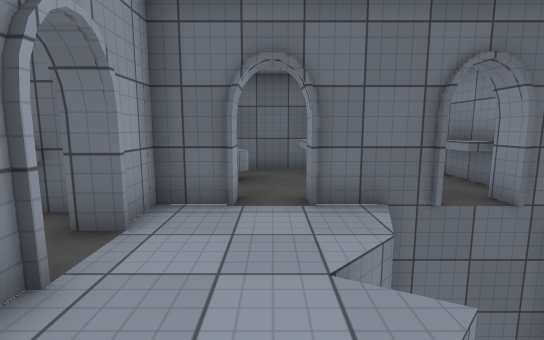
View 1 (above)

15 first-person views from a walk through a Unity game level. The camera is 1.3 m above the floor, tilts 8° down and sees 85° across. The floor is counted in squares, 1 m on a side. Each view is taken from the middle of a square. On the plan, view 1 faces up. The plan holds only what a view shows up to about 14 squares ahead; the rest is blank. The place goes on beyond the plan. The player character is not drawn. Surface patterns are stand-ins for the level's own textures.

View 2
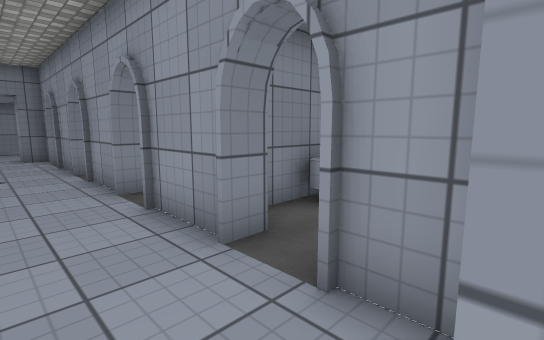

View 3
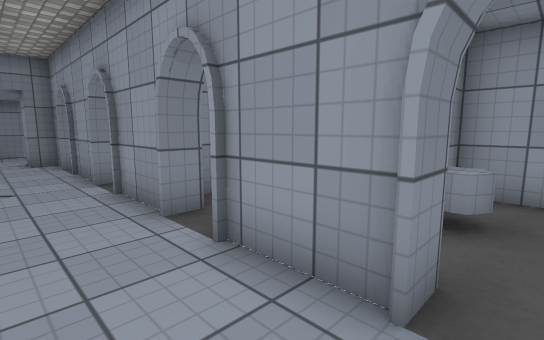

View 4
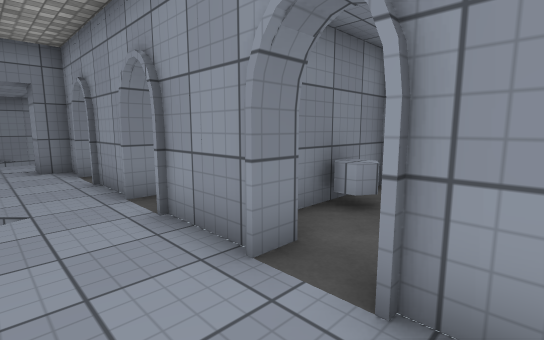

View 5
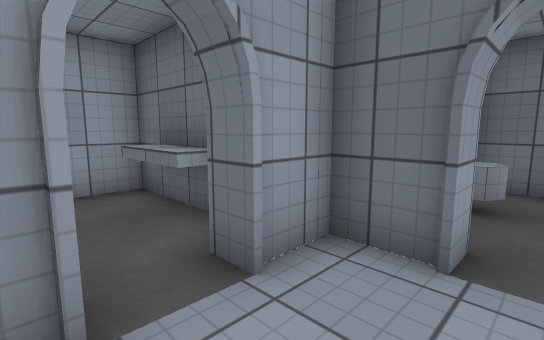

View 6
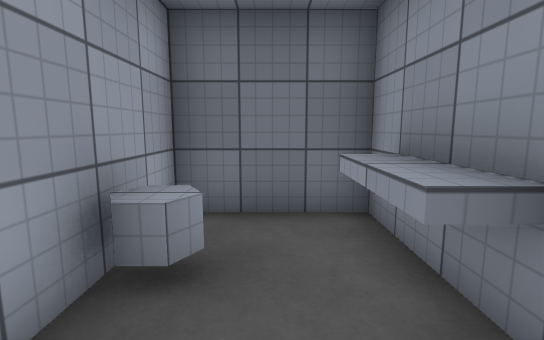

View 7
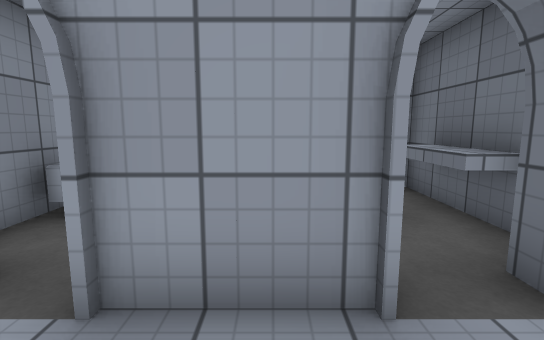

View 8
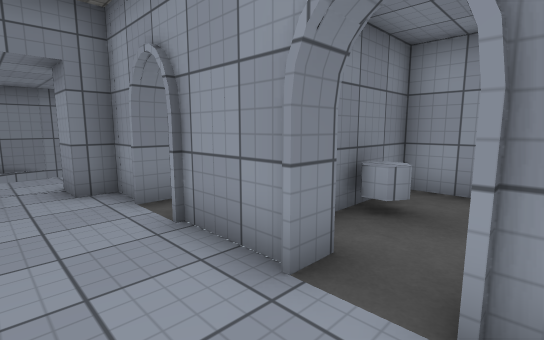

View 9
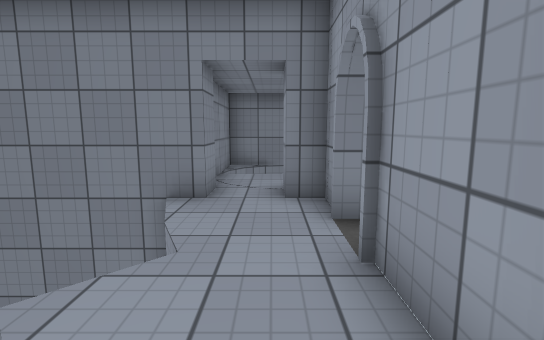

View 10
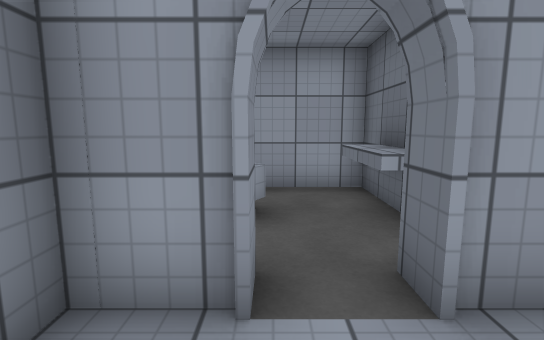

View 11
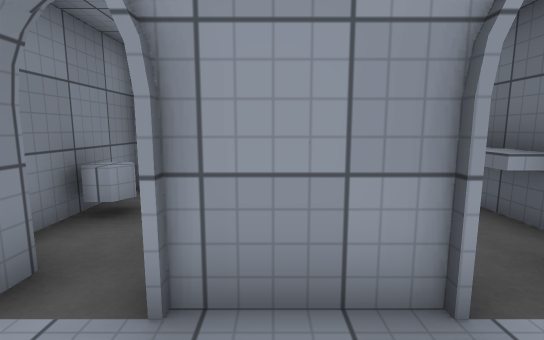

View 12
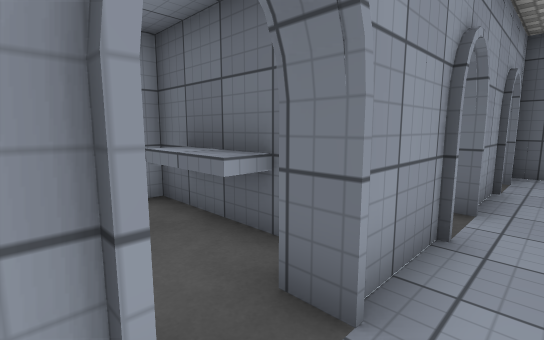

View 13
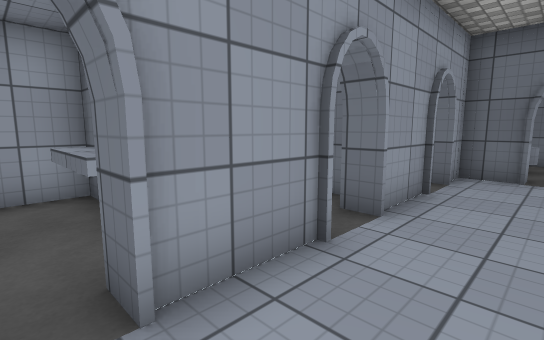

View 14
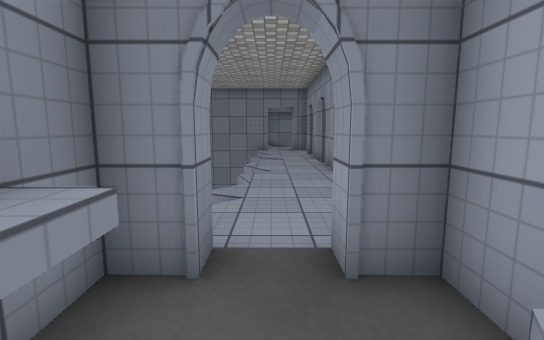

View 15
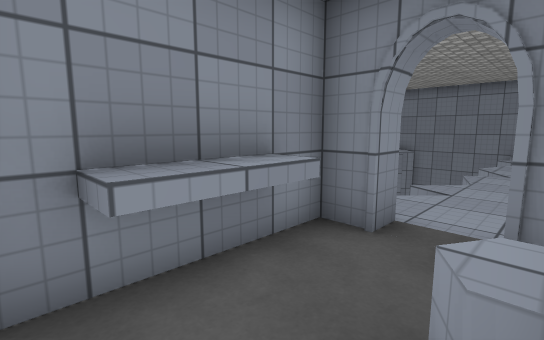

### Floor plan
Key: @ floor where view 1 was taken; # wall or solid block; . floor; v drop or lower ground; O other object.
Columns run from 7 left of view 1 to 4 right of it. Each row starts with its distance up from view 1.
 10      #####
  9      #...#
  8      #O.O#
  7      #O.O#
  6      #...#
  5 #######.####
  4 #.OO.#...v
  3 #.......v
  2 #.OO.#..v
  1 ##OO##..v
  0   OO##.@v
 -1   OO##.vv
 -2 ######..v
 -3 #.OO.#..v
 -4 #.......
 -5 #.OO.#.v
 -6 ##OO #..v
 -7 ##OO##.v
 -8  #OO##..v
 -9  #####..v
-10      #######

Positions as (right, up) in squares from view 1, and headings:
1: (0, 0), facing up
2: (0, 5), facing down-left
3: (0, 3), facing down-left
4: (0, 1), facing down-left
5: (0, 2), facing up-left
6: (0, 5), facing up
7: (0, -2), facing left
8: (0, -3), facing down-left
9: (-1, -4), facing down
10: (0, -8), facing left
11: (0, -6), facing left
12: (-1, -5), facing up-left
13: (0, -4), facing up-left
14: (0, 8), facing down
15: (-1, 9), facing down-right
